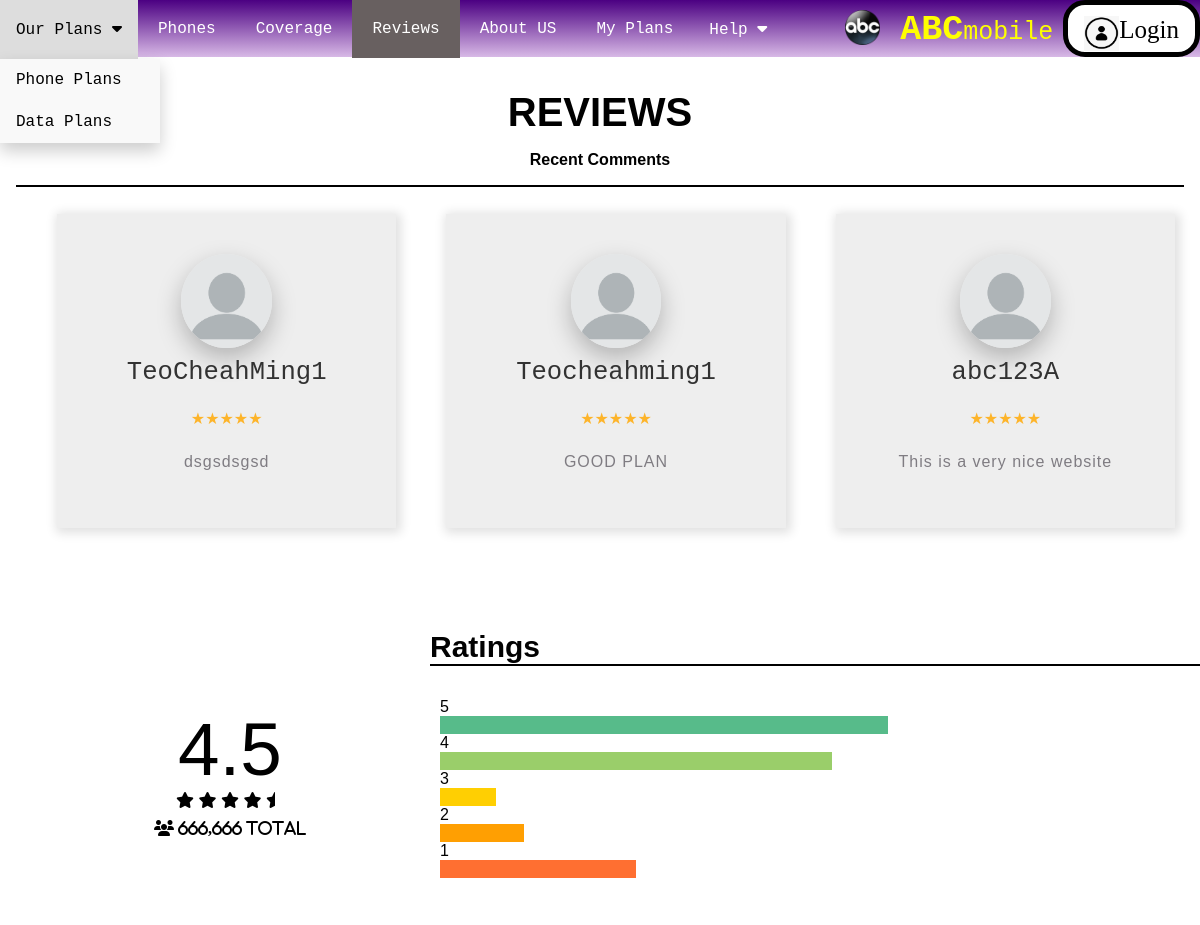
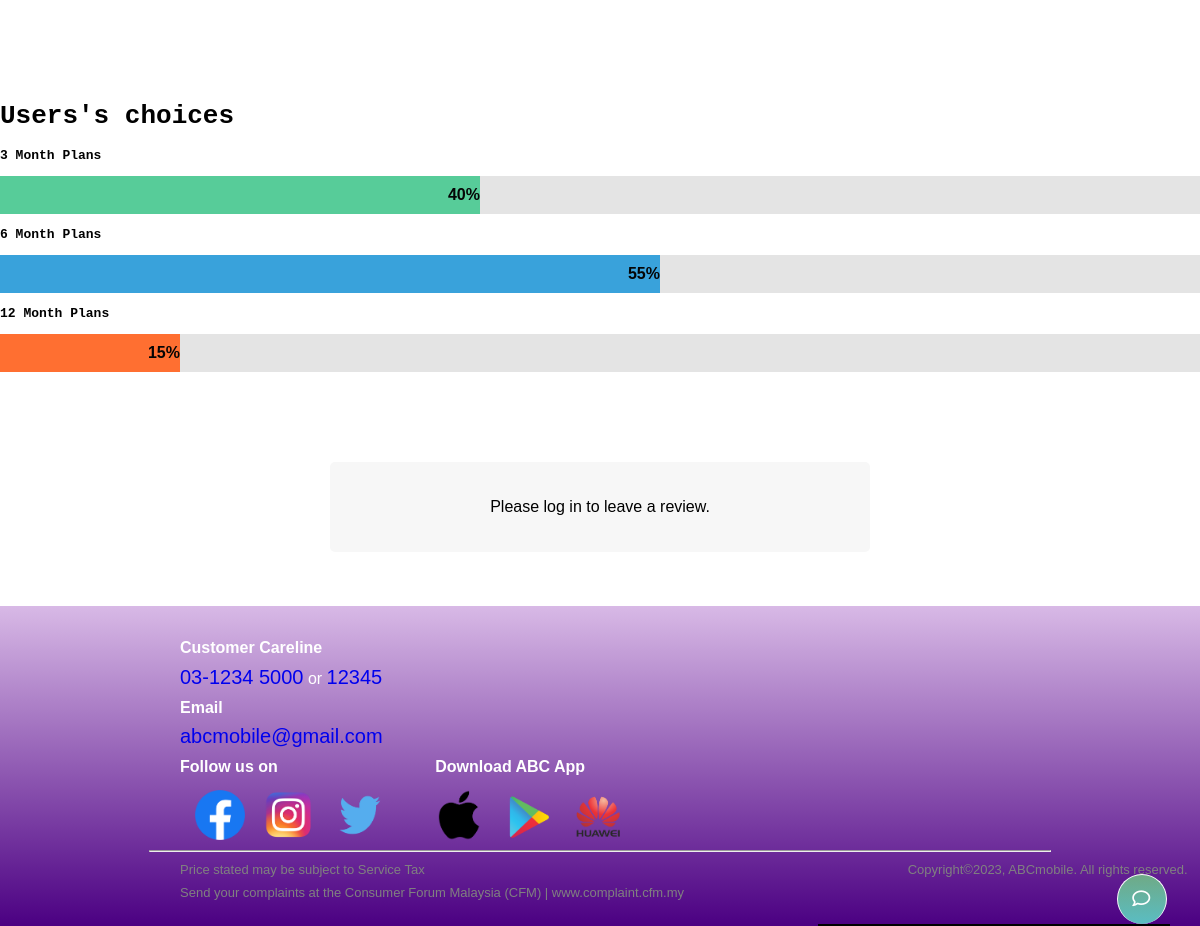
The page /webproject/Reviews.php on the database its author committed (2 pictures, top to bottom).
### tables this page shows
CREATE TABLE `review` (
  `id` int(11) NOT NULL,
  `content` varchar(5000) NOT NULL,
  `star` int(11) NOT NULL,
  `username` varchar(50) NOT NULL
);

### webproject/Reviews.php (the view, shortened to what this page needs)
<?php
require_once "dbconnect.php";
if (!isset($_SESSION['username'])) {
    $isLoggedIn = false;
    $loginButton = '<button id="login"><a href="login.php" class="right"><img src="image/loginsmalllogo.png" alt="loginsmalogo" class="right" style="float: left">Login</a></button>';
} else {
    $isLoggedIn = true;
    $username2 = $_SESSION['username'];
     $logoutButton = '<button id="login"><a href="logout.php" class="right"><img src="image/loginsmalllogo.png" alt="loginsmalogo" class="right" style="float: left">Logout</a></button>';
}
$query = "SELECT content, star,username FROM review ORDER BY id DESC LIMIT 5";
$result = $connection->query($query);
$reviews = [];
if ($result->num_rows > 0) {
    while ($row = $result->fetch_assoc()) {
        $reviews[] = $row;
    }
}
?>
<!DOCTYPE html>
<html>
<head>
    <link rel="stylesheet" href="style.css">
    <link rel="stylesheet" href="https://cdnjs.cloudflare.com/ajax/libs/font-awesome/4.7.0/css/font-awesome.min.css">
    <link rel="stylesheet" href="home.css">
    <link rel="stylesheet" href="livechat.css">
    <link rel="stylesheet" href="Reviews.css">
</head>
<body>
    <div class="headnav">
        <?php if (isset($logoutButton)) {
            echo $logoutButton;
        } else {
            echo $loginButton;
        } ?>
        <a href="Homepage.php" class="right" ><span style="color:yellow;"><b>ABC</b>mobile</span></a>
        <a href="Homepage.php" class="right" ><img src="image/MyLogo.PNG" alt= "" class ="right"></a>
        <div class="dropdown">
            <button class="dropbtn">Our Plans
              <i class="fa fa-caret-down"></i>
            </button>
            <div class="dropdown-content">
              <a href="OurPlan.php">Phone Plans</a>
              <a href="Ourplandata.php">Data Plans</a>
            </div>
          </div>
        <a href="Phones.php"  class="hov">Phones</a>
        <a href="Coverage.php"  class="hov">Coverage</a>
        <a href="Reviews.php"  class="active">Reviews</a>
        <a href="About us.php"  class="hov">About US</a>
        <a href="purchases.php"  class="hov">My Plans</a>
        <div class="dropdown">
          <button  class="dropbtn">Help
            <i class="fa fa-caret-down"></i>
          </button>
        </div>
    </div>
  <div class="chat-bar-up-down">
    <button id="chat-button" type="button" class="button-design">
        <i id="chat-icon" style="color: #fff;" class="fa fa-comment-o"></i>
    </button>
</div>
<div class="Reviews">
    <div class="Review">
        <h2 class="title">REVIEWS</h2>
        <p class="subtitle">Recent Comments</p>
        <p class="line">i</p>
        <div class="reviews">
            <div class="review">
                <?php $count = 0; ?>
                <?php foreach ($reviews as $review) { ?>
                    <?php if ($count >= 3) break; ?>
                    <div class="Comment">
                        <img class="people" src="image/default.png" alt="default" width="150px">
                        <div class="name"><?php echo $review['username']; ?></div>
                        <div class="rating">
                            <?php
                            $rating = $review['star'];
                            for ($i = 1; $i <= 5; $i++) {
                                if ($i <= $rating) {
                                    echo '<span class="star">&#x2605;</span>';
                                } else {
                                    echo '<span class="star">&#x2606;</span>';
                                }
                            }
                            ?>
                        </div>
                        <div class="Review-Comment">
                            <p><?php echo $review['content']; ?></p>
                        </div>
                    </div>
                    <?php $count++; ?>
                <?php } ?>
            </div>
        </div>
    </div>
</div>
 <div class="RatingBox" style="z-index: -1; ">
    <h3 class="Heading">Ratings</h3>
    <div class="Rating-Review">
        <div class="LeftRating">
            <div class="rating-title">4.5</div>
            <div class="LeftRating-star">
                <span class="fas fa-star"></span>
                <span class="fas fa-star"></span>
                <span class="fas fa-star"></span>
                <span class="fas fa-star"></span>
                <span class="fas fa-star-half"></span>
            </div>
            <div class="RatingPerson"><i class="fas fa-users"> 666,666 Total </i></div>
        </div>
        <div class="RightRating" style="margin-top: 10px; margin-left:10px;">
            <div class="Bar-Rating">
                <div class="LeftBar">5</div>
                <div class="RigtBar">
                    <div class="RightBar-container">
                        <div class="bar-5" style="width: 80%;"></div>
                    </div>
                </div>
            </div>
            <div class="Bar-Rating">
                <div class="LeftBar">4</div>
                <div class="RigtBar">
                    <div class="RightBar-container">
                        <div class="bar-4" style="width: 70%;"></div>
                    </div>
                </div>
            </div>
            <div class="Bar-Rating">
                <div class="LeftBar">3</div>
                <div class="RigtBar">
                    <div class="RightBar-container">
                        <div class="bar-3" style="width: 10%;"></div>
                    </div>
                </div>
            </div>
            <div class="Bar-Rating">
                <div class="LeftBar">2</div>
                <div class="RigtBar">
                    <div class="RightBar-container">
                        <div class="bar-2" style="width: 15%;"></div>
                    </div>
                </div>
            </div>
            <div class="Bar-Rating">
                <div class="LeftBar">1</div>
                <div class="RigtBar">
                    <div class="RightBar-container">
                        <div class="bar-1" style="width: 35%;"></div>
                    </div>
                </div>
            </div>
        </div>
    </div>
</div>
<div class="UserChoices" style="z-index: -1;">
    <h1 class="userchoice-text">Users's choices</h1>
    <p class="userchoice-text">3 Month Plans</p>
    <div class="container">
        <div class="skills daily">40%</div>
    </div>
    <p class="userchoice-text">6 Month Plans</p>
    <div class="container">
        <div class="skills weekly">55%</div>
    </div>
    <p class="userchoice-text">12 Month Plans</p>
    <div class="container">
        <div class="skills monthly">15%</div>
    </div>
</div>
<div class="leavereview">
    <?php if ($isLoggedIn) { ?>
        <form class="review-form" method="POST" action="Reviews.php">
            <p>
                <label for="review">Leave a Review:</label><br>
                <textarea name="review" id="review" rows="4" cols="50"></textarea>
            </p>
            <p>
                <label for="rating">Rating:</label><br>
                <select name="rating" id="rating">
                    <option value="1">1</option>
                    <option value="2">2</option>
                    <option value="3">3</option>
                    <option value="4">4</option>
                    <option value="5">5</option>
                </select>
            </p>
            <p>
                <input type="submit" value="Submit Review" name="submit" class="submit-button">
            </p>
        </form>
    <?php } else { ?>
        <p class="login-message">Please log in to leave a review.</p>
    <?php } ?>
</div>
<br><br><br>
<div class = "footer">
        <div class="visit">
            <p><b>Customer Careline</b></p>
            <p><a href="tel:03-1234 5000">03-1234 5000</a> or <a href="tel:12345">12345</a></p>
            <p><b>Email</b></p>
            <p><a href="mailto:abcmobile@gmail.com">abcmobile@gmail.com</a></p>
            <p><b>Follow us on <span style="padding-left: 15%">Download ABC App</span></b></p>
            <a href="https://www.facebook.com/" target="_blank"><img src="image/fblogo.png"></a>
            <a href="https://www.instagram.com/" target="_blank"><img src="image/iglogo.png"></a>
            <a href="https://twitter.com/" target="_blank"><img src="image/twitlogo.png"></a>
            <span style="padding-left: 3%;">
              <a href="https://www.apple.com/my/app-store/" target="_blank"><img src="image/appleloho.png"></a>
              <a href="https://play.google.com/store" target="_blank"><img src="image/playstorelogo.png"></a>
              <a href="https://appgallery.huawei.com/#/Featured" target="_blank"><img src="image/huaweilogo.png"></a>
          </span>
        </div>
        <hr style="width:75%">
        <div class="payment">
            <p>Price stated may be subject to Service Tax <span style="padding-left: 47%;">Copyright©2023, ABCmobile. All rights reserved.</span></p>
            <p>Send your complaints at the Consumer Forum Malaysia (CFM) | <a href="https://complaint.cfm.my/" target="_blank">www.complaint.cfm.my</a></p>
        </div>
        </body>
</html>

### webproject/style.css (style rules this page uses)
body { font-family: 'Gill Sans', 'Gill Sans MT', Calibri, 'Trebuchet MS', sans-serif; }
.headnav { height: 57px; background: linear-gradient(to bottom, #4b0082, #d8b9e6); position: sticky; position: -webkit-sticky; top: 0; left: 0; width: 100%; font-family: "Lucida Console", "Courier New", monospace; }
.headnav a, .hov { float: left; display: block; color: white; text-align: center; padding: 20px 20px; text-decoration: none; top:0; }
.headnav a.right b { font-size:35px; }
.headnav a.right { float:right; font-size: 25px; padding: 10px 10px; }
.headnav a img.right { float:right; width:35px; height:35px; padding:0px; }
button#login { float: right; background-color: white; height: 57px; border: 5px solid black; border-radius: 22px; }
button#login a { color: black; font-family:Cambria, Cochin, Georgia, Times, 'Times New Roman', serif; }
.headnav a.active { background-color: rgb(104, 96, 96); color: white; }
.dropdown { float: left; overflow: hidden; padding-top:0; }
.dropdown .dropbtn { font-size: 16px; border: none; outline: none; color: white; padding: 20px 16px; background-color: inherit; font-family: inherit; margin: 0; }
.dropdown-content { display: none; position: absolute; background-color: #f9f9f9; min-width: 160px; box-shadow: 0px 8px 16px 0px rgba(0,0,0,0.2); z-index: 1; }
.dropdown-content a { float: none; color: black; padding: 12px 16px; text-decoration: none; display: block; text-align: left; }
.footer { left: 0; height: 320px; background: linear-gradient(to top, #4b0082, #d8b9e6); bottom: 0; width: 100%; }
.footer .visit { padding-top: 20px; color:white; padding-left: 15%; line-height: 80%; }
.footer .visit a { text-decoration-line: none; font-size: 20px; }
.footer .visit a img { width:50px; height:50px; padding-left:15px; }
.footer .payment { color:gray; padding-left: 15%; line-height: 80%; font-size: 13px; }
.footer .payment a { color:gray; text-decoration: none; }

### webproject/home.css (style rules this page uses)
.chat-bar-up-down { scroll-behavior: smooth; font-family: Helvetica, sans-serif, Arial; }
body { margin:0; }

### webproject/livechat.css (style rules this page uses)
.chat-bar-up-down { position: fixed; bottom: 0; right: 30px; }
.button-design { background: linear-gradient(to bottom, #6faa86,#5abdc3); color: white; cursor: pointer; padding-left: 14px; width: 50px; height:50px; text-align: left; outline: none; margin-left: 85%; font-size: 18px; border-radius: 50%; border: 1px solid white; border-bottom: none; }

### rows shown on the page
review: username "TeoCheahMing1", star 5 (drawn), content "dsgsdsgsd"
review: username "Teocheahming1", star 5 (drawn), content "GOOD PLAN"
review: username "abc123A", star 5 (drawn), content "This is a very nice website"
